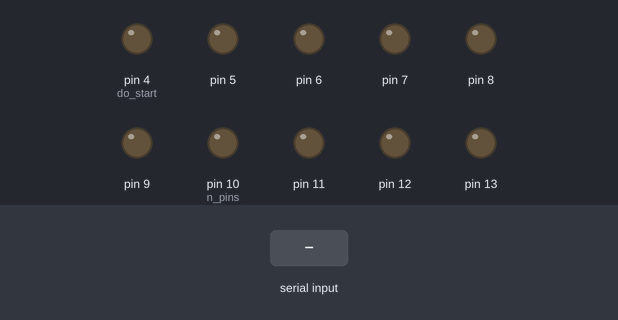
Recording of a sketch running on a simulated Arduino Uno, built with avr-gcc and run on an emulated ATmega328P. On the bench: output pins drawn as LEDs (lit = HIGH). Inputs (shaded band) come from the test bench.

Above: at 1.2 s.
1.3 s: "90,45\n" received over Serial
At 2.5 s:
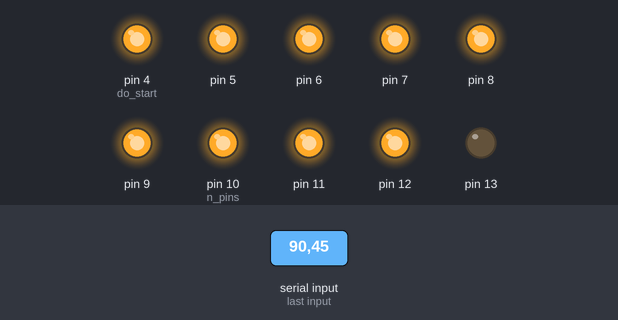
2.8 s: "30,150\n" received over Serial
At 3.7 s:
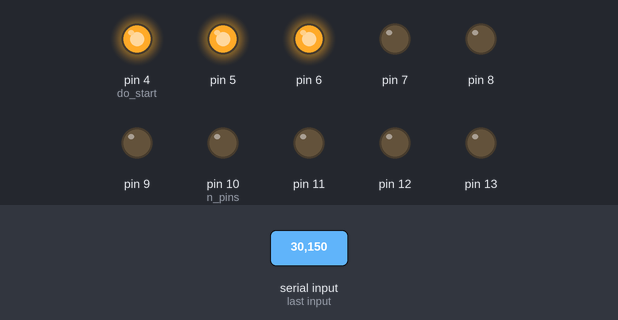
4.3 s: "5\n" received over Serial
At 4.7 s:
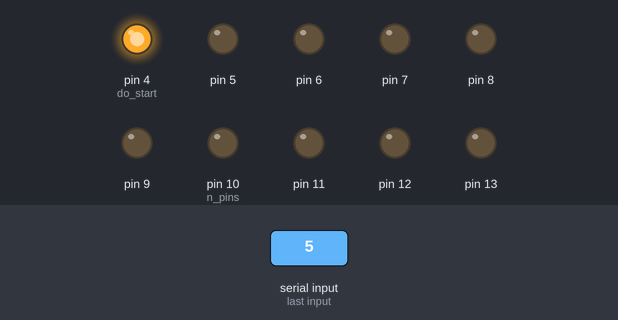
5.8 s: "200\n" received over Serial
At 7.0 s:
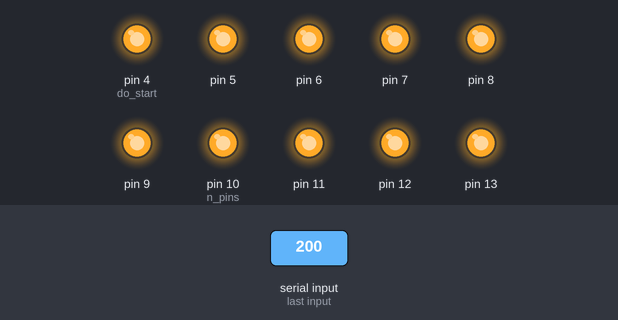
7.3 s: "90\n" received over Serial
At 8.2 s:
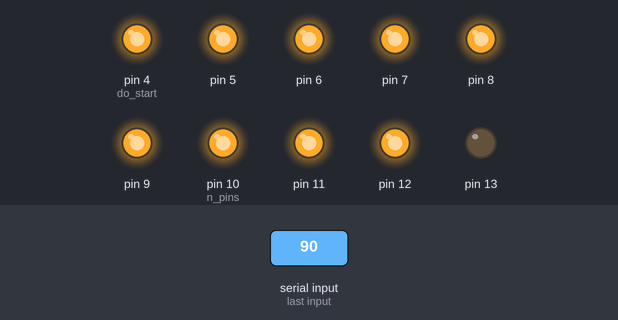
Timing chart, 0 to 9.8 s (numbered marks = the images above; inputs shaded):
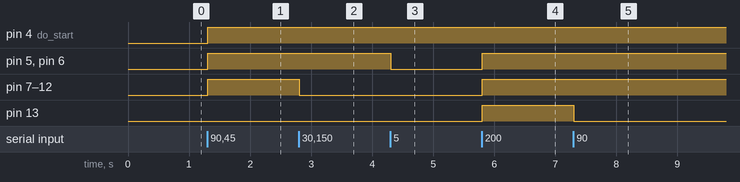

Measured:
- after the input at 1.3 s, pin 4 (do_start), pin 5–9, pin 10 (n_pins), pin 11, pin 12: LOW → HIGH at once
- after the input at 2.8 s, pin 7–9, pin 10 (n_pins), pin 11, pin 12: HIGH → LOW at once
- after the input at 4.3 s, pin 5, pin 6: HIGH → LOW at once
- after the input at 5.8 s, pin 5–9, pin 10 (n_pins), pin 11–13: LOW → HIGH at once
- after the input at 7.3 s, pin 13: HIGH → LOW at once

The sketch:

cpu_usage.ino
```cpp
/*
CPU usage

Shows the PC cpu usage as a bar graph on do 4-13.
The PC sends the usage in percent (0-100) as a text
line every second, see scripts/cpu_usage_to_serial.sh.
*/
const int do_start = 4;
const int n_pins = 10;

void show_usage(int percent) {
    int n_on = (percent * n_pins + 50) / 100;
    for (int i = 0; i < n_pins; i++) {
        digitalWrite(do_start + i, i < n_on ? HIGH : LOW);
    }
}

// === Setup ===

void setup() {
    for (int i = 0; i < n_pins; i++) {
        pinMode(do_start + i, OUTPUT);
    }

    Serial.begin(9600);
}

// === Main loop ===

void loop() {
    if (Serial.available()) {
        String line = Serial.readStringUntil('\n');
        show_usage(constrain(line.toInt(), 0, 100));
    }
}
```
